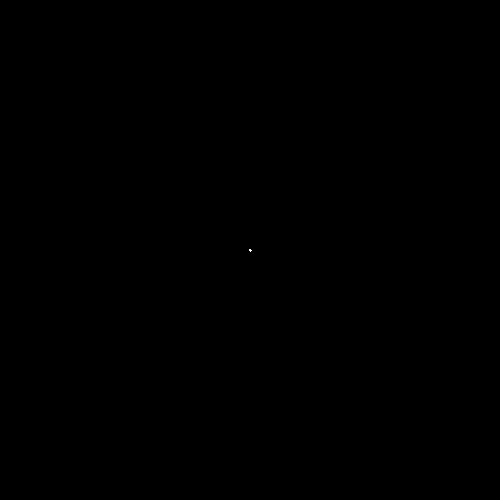
Frame 1 (no input)
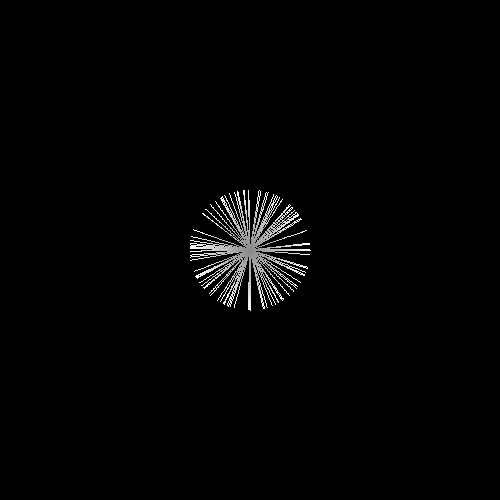
Frame 60 (the mouse pressed at the canvas centre just before this capture)
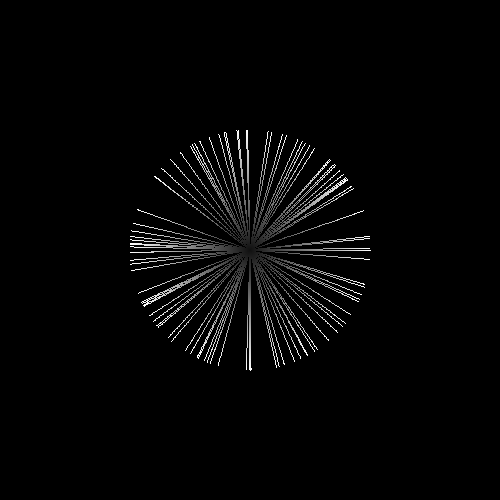
Frame 120 (the mouse held since frame 60 and released just before this capture)

The Processing sketch that drew these frames (run headless with seeded random() and noise(); from frame 60 on, the mouse is pressed at the canvas centre):

// Processing sketch: slime_old
// ── slime_old.pde
class Agent{
    float posX, posY, ang;
    Agent(float x, float y, float a){
        posX = x;
        posY = y;
        ang = a;
    }
}

final static int numOfAgents = 100;

Agent[] agents = new Agent[numOfAgents];

void setup(){
   size(500, 500); 
   background(0);
   spawn_centreRandomRotation();
}

void draw(){
   loadPixels();
   trails();
   iterate();
}

void iterate(){
   for(int i = 0; i < numOfAgents; i++){
       //Move forward
       float newX = agents[i].posX + cos(agents[i].ang);
       float newY = agents[i].posY + sin(agents[i].ang);
       while(collision(newX, newY)){
          agents[i].ang = random(360);
          newX = agents[i].posX + cos(agents[i].ang);
          newY = agents[i].posY + sin(agents[i].ang);
       }
       agents[i].posX = newX;
       agents[i].posY = newY;
       
       //Draw Agent
       drawAgent(agents[i]);
   }
}

boolean collision(float newX, float newY){
   //Walls
   if(newX < 0 || newX > width){
     return true;
   }else if(newY < 0 || newY > height){
     return true; 
   }
   return false;
}

void trails(){
    for(int x = 0; x < width; x++){
      for(int y = 0; y < height; y++){
         color c = get(x, y); 
         float r = red(c) - 2;
         float g = green(c) - 2;
         float b = blue(c) - 2;
         if(r < 0) r = 0;
         if(g < 0) g = 0;
         if(b < 0) b = 0;
         set(x, y, color(r, g, b));
      }
    }
}

void drawAgent(Agent a){
  set(int(a.posX), int(a.posY), color(255, 255, 255));
}

void spawn_centreRandomRotation(){
    for(int i = 0; i < numOfAgents; i++){
       agents[i] = new Agent(width/2, height/2, random(360)); 
    }
}
